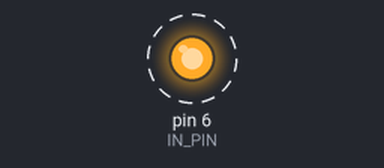
Simulated run of this sketch. Board: Arduino Uno, built with avr-gcc and run on an emulated ATmega328P. Parts: output pins drawn as LEDs (lit = HIGH). Dashed ring = blinking.

Above: at 0.2 s.
Timing chart, 0 to 3.0 s (numbered marks = the images above):
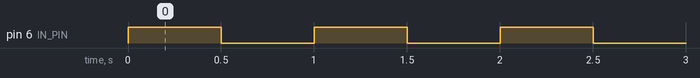

The sketch:

testing_ULN2803.ino
```cpp
const int IN_PIN = 6;

void setup() {
  pinMode(IN_PIN, OUTPUT);
}

void loop() {
  digitalWrite(IN_PIN, HIGH);  // ULN input on -> output sinks -> LED on
  delay(500);
  digitalWrite(IN_PIN, LOW);   // LED off
  delay(500);
}
```

Measured:
- by itself, pin 6 (IN_PIN): alternates HIGH for 0.50 s and LOW for 0.50 s
